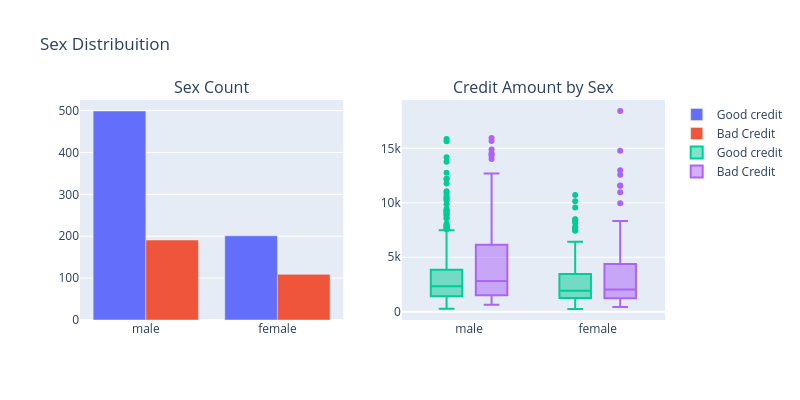

The code cell stored with this chart in its notebook:
### Code cell
# First plot
trace0 = go.Bar(
    x=df_credit[df_credit["Risk"] == "good"]["Sex"].value_counts().index.values,
    y=df_credit[df_credit["Risk"] == "good"]["Sex"].value_counts().values,
    name="Good credit",
)

# First plot 2
trace1 = go.Bar(
    x=df_credit[df_credit["Risk"] == "bad"]["Sex"].value_counts().index.values,
    y=df_credit[df_credit["Risk"] == "bad"]["Sex"].value_counts().values,
    name="Bad Credit",
)

# Second plot
trace2 = go.Box(
    x=df_credit[df_credit["Risk"] == "good"]["Sex"],
    y=df_credit[df_credit["Risk"] == "good"]["Credit amount"],
    name=trace0.name,
)

# Second plot 2
trace3 = go.Box(
    x=df_credit[df_credit["Risk"] == "bad"]["Sex"],
    y=df_credit[df_credit["Risk"] == "bad"]["Credit amount"],
    name=trace1.name,
)

data = [trace0, trace1, trace2, trace3]


fig = tls.make_subplots(rows=1, cols=2, subplot_titles=("Sex Count", "Credit Amount by Sex"))

fig.append_trace(trace0, 1, 1)
fig.append_trace(trace1, 1, 1)
fig.append_trace(trace2, 1, 2)
fig.append_trace(trace3, 1, 2)

fig["layout"].update(height=400, width=800, title="Sex Distribuition", boxmode="group")
py.iplot(fig, filename="sex-subplot")

plot6 = fig

### Figure 1 — Plotly figure (JSON) as saved in the notebook; plotly's stock layout.template omitted (floating-point values rounded to 4 significant figures; data arrays with more than 128 entries replaced by an {"elided": "..."} marker saying what was removed)
{"data": [{"name": "Good credit", "type": "bar", "x": ["male", "female"], "xaxis": "x", "y": [499, 201], "yaxis": "y"}, {"name": "Bad Credit", "type": "bar", "x": ["male", "female"], "xaxis": "x", "y": [191, 109], "yaxis": "y"}, {"name": "Good credit", "type": "box", "x": {"elided": "700 str values"}, "xaxis": "x2", "y": {"elided": "700 int values"}, "yaxis": "y2"}, {"name": "Bad Credit", "type": "box", "x": {"elided": "300 str values"}, "xaxis": "x2", "y": {"elided": "300 int values"}, "yaxis": "y2"}], "layout": {"annotations": [{"font": {"size": 16}, "showarrow": false, "text": "Sex Count", "x": 0.225, "xanchor": "center", "xref": "paper", "y": 1, "yanchor": "bottom", "yref": "paper"}, {"font": {"size": 16}, "showarrow": false, "text": "Credit Amount by Sex", "x": 0.775, "xanchor": "center", "xref": "paper", "y": 1, "yanchor": "bottom", "yref": "paper"}], "boxmode": "group", "height": 400, "title": {"text": "Sex Distribuition"}, "width": 800, "xaxis": {"anchor": "y", "autorange": true, "domain": [0, 0.45], "range": [-0.5, 1.5], "type": "category"}, "xaxis2": {"anchor": "y2", "autorange": true, "domain": [0.55, 1], "range": [-0.5235, 1.523], "type": "category"}, "yaxis": {"anchor": "x", "autorange": true, "domain": [0, 1], "range": [0, 525.3], "type": "linear"}, "yaxis2": {"anchor": "x2", "autorange": true, "domain": [0, 1], "range": [-759.7, 19430.0], "type": "linear"}}}
